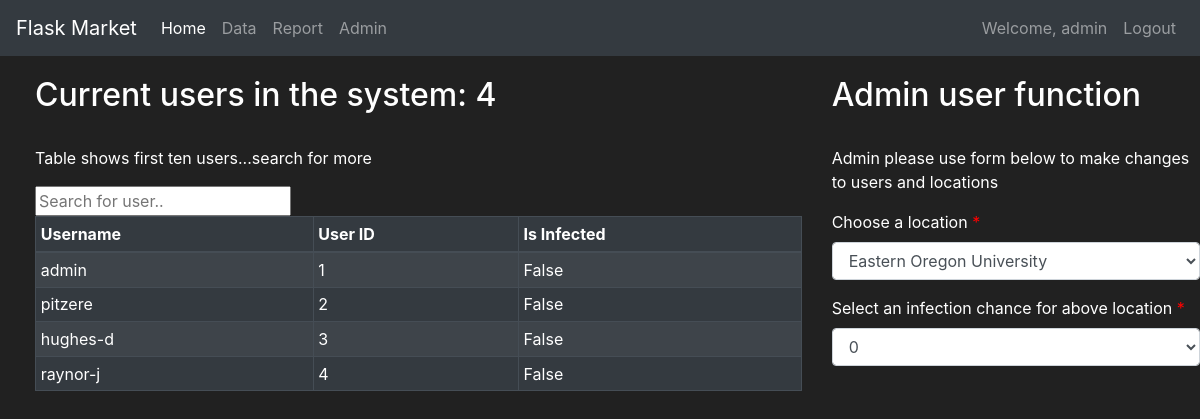
The page /admin (signed in) on the database its author committed.
### tracker/models.py (models this page shows, shortened)
class User(db.Model, UserMixin):
    first = db.Column(db.String(length=30), nullable=False)
    last = db.Column(db.String(length=30), nullable=False)
    username = db.Column(db.String(length=30), nullable=False, unique=True)
    password_hash = db.Column(db.String(length=60), nullable=False)
    is_infected = db.Column(db.Boolean(), nullable=False, default=False)
    infection_chance = db.Column(db.Float(), nullable=False, default=0)
    id = db.Column(db.Integer(), primary_key=True)
    @property
    def password(self):
        return self.password

### tracker/routes.py (the view)
@app.route('/admin')
@login_required
def admin_page():
    admin_form = EnterDataForm()
    if current_user.username == 'admin':
        if request.method == "POST":
            value = request.form.get('Value')
            return redirect(url_for('admin_page'))
        if request.method == "GET":
            users = User.query.all()
            return render_template('admin.html', admin_form=admin_form, users=users)
    else:
        flash(f'The account {current_user.username} does not have adequate privileges for this page', category='danger')
        return redirect(url_for('home_page'))

### tracker/forms.py
class EnterDataForm(FlaskForm):
    submit = SubmitField(label='Enter Data')

### tracker/models.py (called while the page is built)
@login_manager.user_loader
def load_user(user_id):
    return User.query.get(int(user_id))

### tracker/templates/admin.html (shortened to what this page needs)
{% extends 'base.html' %}
{% block content %}
<div class="row" style="margin-top: 20px; margin-left: 20px;">
    <div class="col-8">
        <h2>Current users in the system: {{ users|length }}</h2>
        <br />
        <p>Table shows first ten users...search for more</p>
        <input type="text" id="myInput" onkeyup="myFunction()" placeholder="Search for user.." />
        <table id="myTable" class="table table-striped table-bordered table-sm table-dark" cellspacing="0" width="100%">
            <thead>
                <tr>
                    <th class="th-sm">Username</th>
                    <th class="th-sm">User ID</th>
                    <th class="th-sm">Is Infected</th>
                </tr>
            </thead>
            <tbody>
                {% if users|length >= 5 %} {% for i in range(5) %}
                <tr>
                    <td>{{ users[i].username }}</td>
                    <td>{{ users[i].id }}</td>
                    <td>{{ users[i].is_infected }}</td>
                </tr>
                {% endfor %} {% else %} {% for user in users %}
                <tr>
                    <td>{{ user.username }}</td>
                    <td>{{ user.id }}</td>
                    <td>{{ user.is_infected }}</td>
                </tr>
                {% endfor %} {% endif %}
            </tbody>
        </table>
    </div>
    <div class="col-4">
        <h2>Admin user function</h2>
        <br />
        <p>Admin please use form below to make changes to users and locations</p>
        <form method="POST">
            <label class="control-label requiredField" for="Location">
                Choose a location
                <span class="asteriskField">
                    *
                </span>
            </label>
            <div class="form-group">
                <select class="select form-control" id="Location" name="Location">
                    <option value="Eastern Oregon University"> Eastern Oregon University </option>
                </select>
            </div>
            <label class="control-label requiredField" for="typeNumber">
                Select an infection chance for above location
                <span class="asteriskField">
                    *
                </span>
            </label>
            <div class="form-group">
                <select class="select form-control" id="typeNumber" name="typeNumber">
                    {% for i in range(101) %}
                    <option value="i"> {{ i }} </option>
                    {% endfor %}
                </select>
            </div>
        </form>
    </div>
</div>
{% endblock %}

### tracker/templates/base.html (shortened to what this page needs)
<!doctype html>
<html lang="en">
<head>
	<link rel="stylesheet" href="https://cdn.jsdelivr.net/npm/bootstrap@4.5.3/dist/css/bootstrap.min.css">
</head>
<body>
	<nav class="navbar navbar-expand-md navbar-dark bg-dark"> <a class="navbar-brand" href="#">Flask Market</a>
		<div class="collapse navbar-collapse" id="navbarNav">
			<ul class="navbar-nav mr-auto">
				<li class="nav-item active"> <a class="nav-link" href="{{ url_for('home_page') }}">Home <span class="sr-only">(current)</span></a> </li>
				<li class="nav-item"> <a class="nav-link" href="{{ url_for('data_page') }}">Data</a> </li>
				<li class="nav-item"> <a class="nav-link" href="{{ url_for('report_page') }}">Report</a> </li>
                {% if current_user.username == 'admin' %}
                    <li class="nav-item"> <a class="nav-link" href="{{ url_for('admin_page') }}">Admin</a> </li>
                {% endif %}
			</ul>
			{% if current_user.is_authenticated %}
			<ul class="navbar-nav">
				<li class="nav-item"> <a class="nav-link">Welcome, {{ current_user.username }}</a> </li>
				<li class="nav-item"> <a class="nav-link" href="{{ url_for('logout_page') }}">Logout</a> </li>
			</ul> {% else %}
			<ul class="navbar-nav">
				<li class="nav-item"> <a class="nav-link" href="{{ url_for('login_page') }}">Login</a> </li>
				<li class="nav-item"> <a class="nav-link" href="{{ url_for('register_page') }}">Register</a> </li>
			</ul> {% endif %} </div>
	</nav>
	{% block content %}
	{% endblock %}
	<link rel="stylesheet" href="https://cdnjs.cloudflare.com/ajax/libs/bootstrap-datepicker/1.4.1/css/bootstrap-datepicker3.css" /> </body>
</html>

### tracker/templates/admin.html (style rules this page uses)
.asteriskField { color: red; }

### tracker/templates/base.html (style rules this page uses)
body { background-color: #212121; color: white }

### rows shown on the page
User: username "admin", id "1", is_infected "False"
User: username "pitzere", id "2", is_infected "False"
User: username "hughes-d", id "3", is_infected "False"
User: username "raynor-j", id "4", is_infected "False"

### other values the page prints
{{ users|length }} "4"
form field typeNumber "0"
